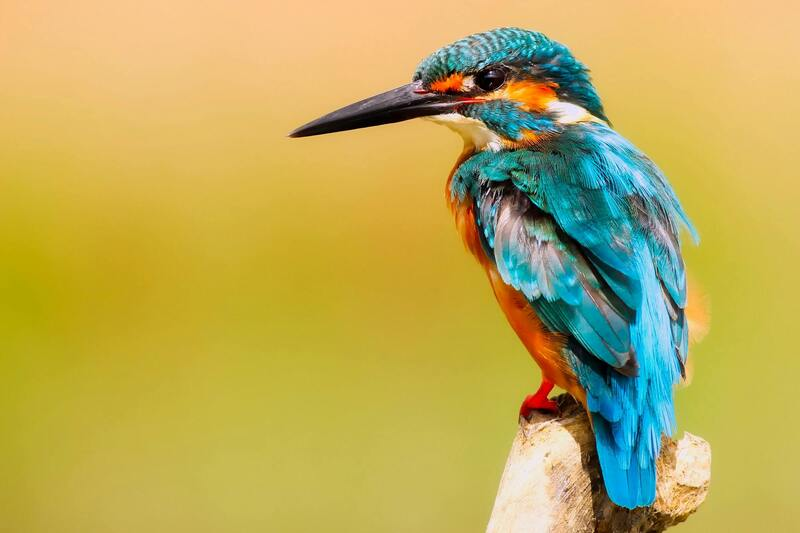
#> input picture Hafta7/kus.jpg, 800 x 533 px
$ python uyg2.py
#> lines starting #> are read from the running program, lines starting #| are printed output that depends on the picture
import cv2
import matplotlib.pyplot as plt

# Gri görüntü histogramı
def calculate_histogram_grayscale(image):
    # Histogram dizisini elle başlatma (256 sıfırdan oluşan dizi)
    histogram = [0] * 256

    # Görüntüyü 2D dizi olarak gezinerek her pikselin yoğunluk değerini hesapla
    for i in range(len(image)):
        for j in range(len(image[i])):
            pixel_value = image[i][j]
            histogram[pixel_value] += 1  # Her piksel değeri için sayıyı artır
    return histogram


# Renkli görüntü histogramı
def calculate_histogram_color(image):
    # B, G, R kanalları için histogram dizilerini elle başlat
    histogram_b = [0] * 256
    histogram_g = [0] * 256
    histogram_r = [0] * 256

    # B, G, R kanallarını ayrı ayrı hesapla
    for i in range(len(image)):
        for j in range(len(image[i])):
            b_value, g_value, r_value = image[i][j]
            histogram_b[b_value] += 1  # Mavi kanal
            histogram_g[g_value] += 1  # Yeşil kanal
            histogram_r[r_value] += 1  # Kırmızı kanal

    return histogram_b, histogram_g, histogram_r

# Örnek görüntü yükleme
image_gray = cv2.imread('kus.jpg', cv2.IMREAD_GRAYSCALE)
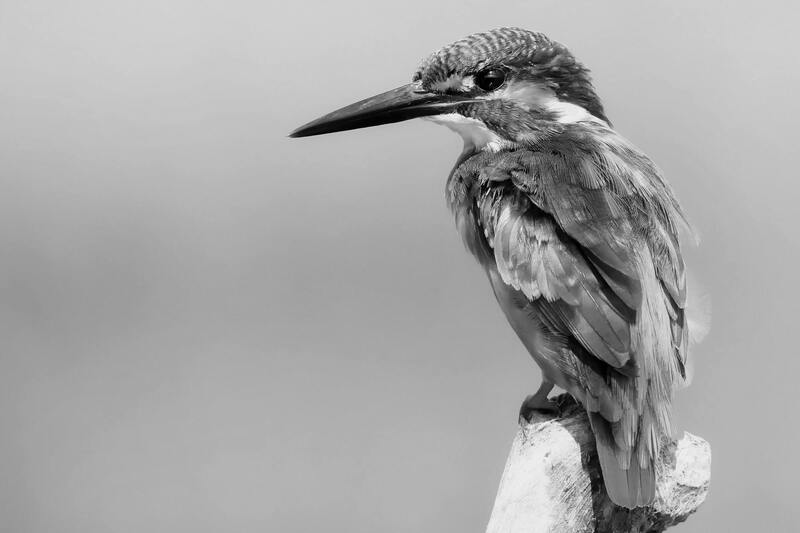
#> image_gray: shape (533, 800); min 0, max 255, mean 166.9
image_color = cv2.imread('kus.jpg', cv2.IMREAD_COLOR)
#> image_color is the input picture: shape (533, 800, 3); mean B, G, R 88.5, 171.6, 187.7

# Gri görüntü için histogram hesapla
histogram_gray = calculate_histogram_grayscale(image_gray)
#> after the loop in calculate_histogram_grayscale, `for i in range(len(image)):`: histogram = 256 values, max 15057 at index 175, min 0 at index 249, mean 1665.6
#> histogram_gray has the same summary as histogram in calculate_histogram_grayscale

# Renkli görüntü için histogram hesapla
histogram_b, histogram_g, histogram_r = calculate_histogram_color(image_color)
#> after the loop in calculate_histogram_color, `for i in range(len(image)):`: histogram_b = 256 values, max 8479 at index 83, min 102 at index 254, mean 1665.6; histogram_g = 256 values, max 13931 at index 186, min 0 at index 247, mean 1665.6; histogram_r = 256 values, max 18120 at index 197, min 225 at index 160, mean 1665.6

# Gri tonlama histogramını ayrı bir grafikte çizme
plt.figure()
plt.plot(histogram_gray, color='black')
plt.title('Grayscale Histogram')
plt.xlabel('Pixel Value')
plt.ylabel('Frequency')
plt.xlim([0, 255])

# Renkli görüntü histogramlarını aynı grafikte çizme
plt.figure()
plt.plot(histogram_b, color='blue', label='Blue Channel')
plt.plot(histogram_g, color='green', label='Green Channel')
plt.plot(histogram_r, color='red', label='Red Channel')
plt.title('Color Channels Histogram')
plt.xlabel('Pixel Value')
plt.ylabel('Frequency')
plt.xlim([0, 255])
plt.legend()

plt.show()
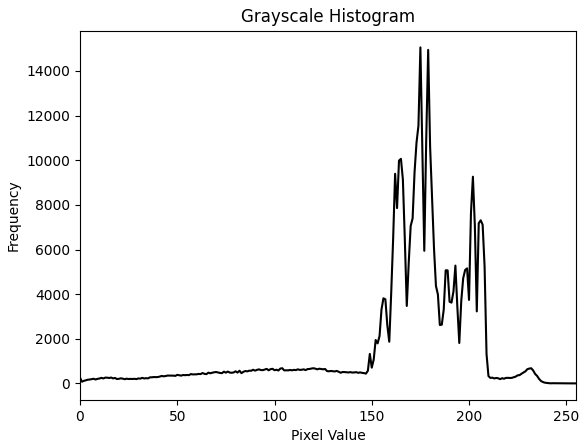
#> figure drawn by matplotlib, 1 panel; curve peaks at x = 175, y = 15057
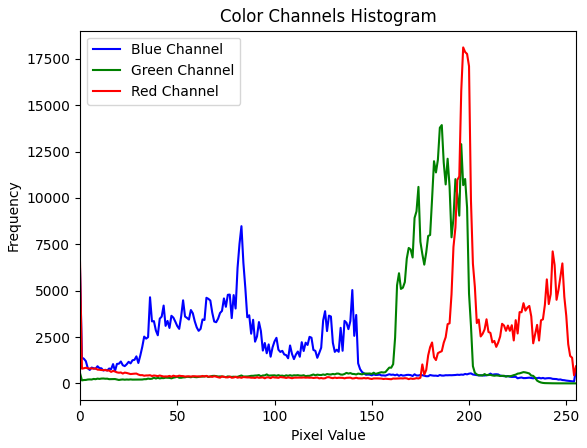
#> figure drawn by matplotlib, 1 panel; curve peaks at x = 83, y = 8479; curve peaks at x = 186, y = 13931; curve peaks at x = 197, y = 18120

$ run again, with Hafta7/bulut.png saved as Hafta7/kus.jpg
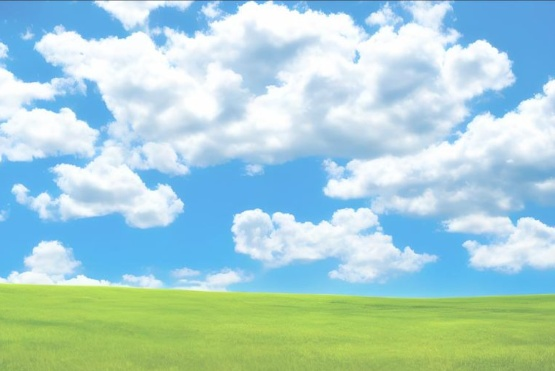
#> input picture Hafta7/bulut.png, 555 x 371 px
#> `image_gray = cv2.imread('kus.jpg', cv2.IMREAD_GRAYSCALE)`:
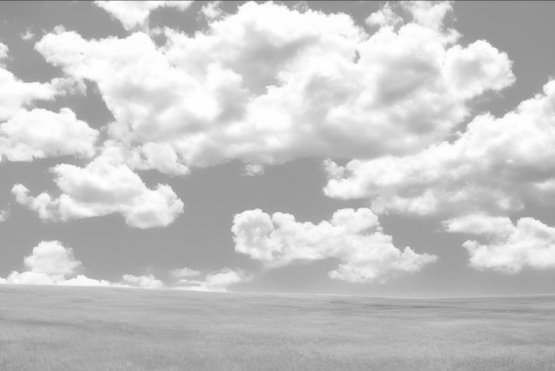
#> image_gray: shape (371, 555); min 100, max 255, mean 197.6
#> image_color is the input picture: shape (371, 555, 3); mean B, G, R 208.6, 209.3, 170.6
#> after the loop in calculate_histogram_grayscale, `for i in range(len(image)):`: histogram = 256 values, max 5129 at index 160, min 0 at index 0, mean 804.3
#> histogram_gray has the same summary as histogram in calculate_histogram_grayscale
#> after the loop in calculate_histogram_color, `for i in range(len(image)):`: histogram_b = 256 values, max 12354 at index 255, min 0 at index 0, mean 804.3; histogram_g = 256 values, max 4350 at index 254, min 0 at index 0, mean 804.3; histogram_r = 256 values, max 9014 at index 91, min 0 at index 0, mean 804.3
#> `plt.show()`:
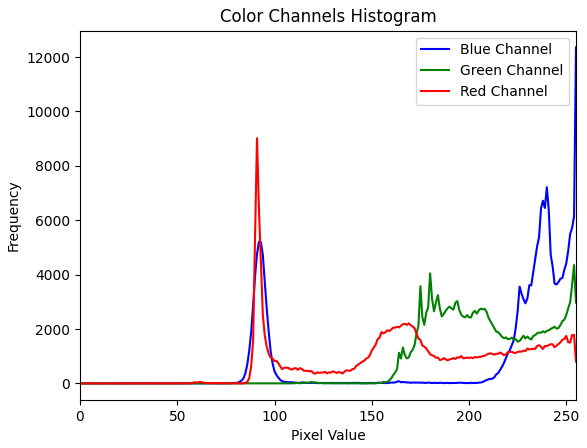
#> figure drawn by matplotlib, 1 panel; curve peaks at x = 255, y = 12354; curve peaks at x = 254, y = 4350; curve peaks at x = 91, y = 9014
